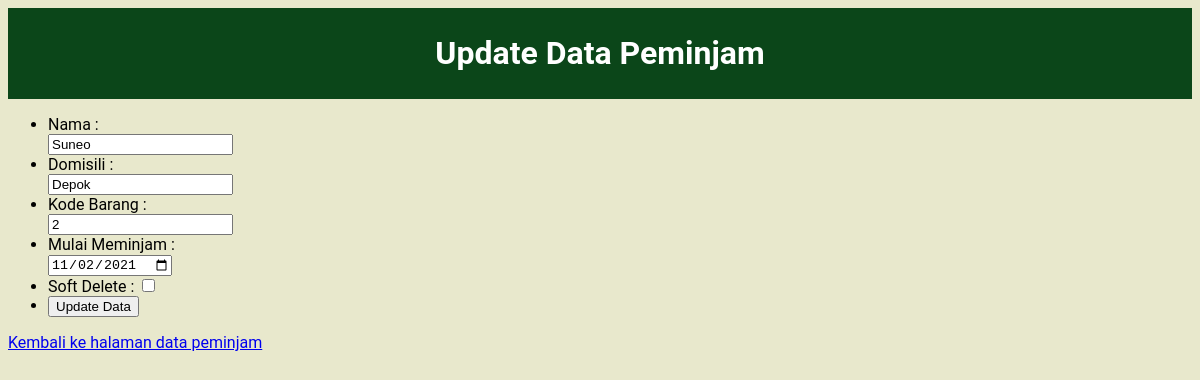
Page /inventaris_kantor/update_peminjam.php?id=1022 (signed in) on the committed database.
### tables this page shows
CREATE TABLE `peminjam` (
  `nip_peminjam` int(20) NOT NULL,
  `kode_barang` int(20) NOT NULL,
  `nama_peminjam` varchar(50) NOT NULL,
  `domisili_peminjam` varchar(50) NOT NULL,
  `tanggal_pinjam` date NOT NULL,
  `IS_DELETED` bit(1) NOT NULL DEFAULT b'0'
);

### inventaris_kantor/functions.php (called while the page is built, shortened)
<?php
$conn = mysqli_connect("localhost","root","","inventaris_kantor");
function query($query) {
    global $conn;
    $result = mysqli_query($conn, $query);
    $rows = [];
    while ( $row = mysqli_fetch_assoc($result)) {
        $rows[] = $row;
    }
    return $rows;
}
?>

### inventaris_kantor/update_peminjam.php (the view, shortened to what this page needs)
<?php
require 'functions.php';
$id = $_GET["id"];
$updatepmj = query("SELECT * FROM peminjam WHERE nip_peminjam = $id")[0];
?>
<!DOCTYPE html>
<html lang="en">
<head>
    <link rel="stylesheet" href="form.css">
</head>
<body>
    <div class="judul">
    <h1>Update Data Peminjam</h1>
    </div>
    <form action="" method="post">
        <ul>
                <li>
                    <label for="nama">Nama : </label>
                    <input type="text" name="nama" id="nama" required
                    value="<?php echo $updatepmj["nama_peminjam"]?>">
                </li>
                <li>
                    <label for="dom">Domisili : </label>
                    <input type="text" name="dom" id="dom"
                    value="<?php echo $updatepmj["domisili_peminjam"]?>">
                </li>
                <li>
                    <label for="kode">Kode Barang : </label>
                    <input type="text" name="kode" id="kode" required
                    value="<?php echo $updatepmj["kode_barang"]?>">
                </li>
                <li>
                    <label for="tgl">Mulai Meminjam : </label>
                    <input type="date" name="tgl" id="tgl" required
                    value="<?php echo $updatepmj["tanggal_pinjam"]?>">
                </li>
                <li>
                    <label for="bit">Soft Delete : </label>
                    <input type="checkbox" name="bit" id="bit"
                    value="<?php echo $updatepmj["IS_DELETED"]?>">
                </li>
                <li>
                    <button type="submit" name="submit">Update Data </button>
                </li>
        </ul>
    </form>
    <a href="data_peminjam.php">Kembali ke halaman data peminjam</a>
</body>
</html>

### inventaris_kantor/form.css (style rules this page uses)
body { font-family: 'Roboto', sans-serif; background-color: #E8E8CC; }
.judul { background-color: #0B4619; color: white; padding: 5px 20px; margin-bottom: 10px; }
h1 { text-align:center; }
form { width: 200px }

### rows in the picture
peminjam: nama "Suneo", dom "Depok", kode "2", tgl "11/02/2021"
